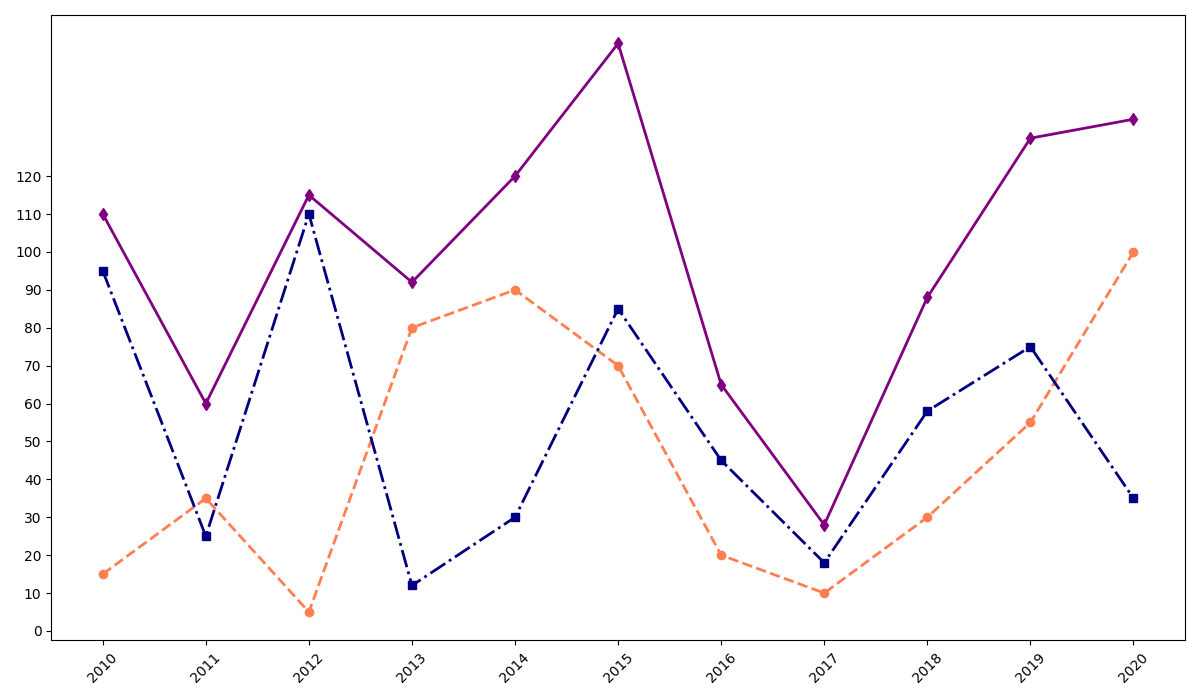

Generate this figure with Python:
import matplotlib.pyplot as plt
import numpy as np

years = np.arange(2010, 2021)

solar_energy = np.array([15, 35, 5, 80, 90, 70, 20, 10, 30, 55, 100])
wind_energy = np.array([95, 25, 110, 12, 30, 85, 45, 18, 58, 75, 35])
total_energy = solar_energy + wind_energy

plt.figure(figsize=(12, 7))
plt.plot(years, solar_energy, color='coral', linestyle='--', marker='o', linewidth=2)
plt.plot(years, wind_energy, color='navy', linestyle='-.', marker='s', linewidth=2)
plt.plot(years, total_energy, color='purple', linestyle='-', marker='d', linewidth=2)
plt.xticks(years, rotation=45)
plt.yticks(np.arange(0, 121, 10))
plt.tight_layout()
plt.show()
